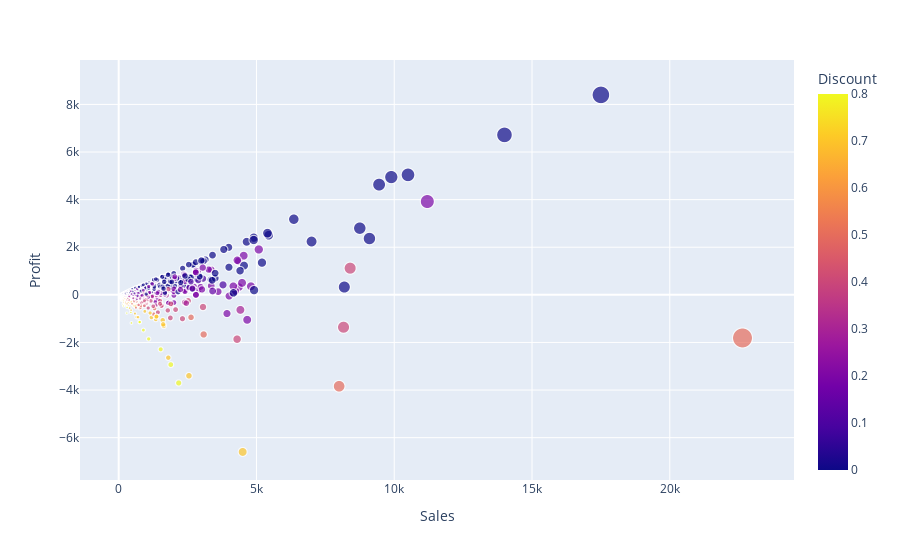

Notebook code for this chart:
### Code cell
fig = px.scatter(data, x=data.Sales, y="Profit", color="Discount",
                 size='Sales', hover_data=['Sales'])
fig.show()

### Figure 1 — Plotly figure (JSON) as saved in the notebook; plotly's stock layout.template omitted (floating-point values rounded to 4 significant figures; data arrays with more than 128 entries replaced by an {"elided": "..."} marker saying what was removed)
{"data": [{"hovertemplate": "Sales=%{marker.size}<br>Profit=%{y}<br>Discount=%{marker.color}<extra></extra>", "legendgroup": "", "marker": {"color": {"elided": "9994 float values"}, "coloraxis": "coloraxis", "size": {"elided": "9994 float values"}, "sizemode": "area", "sizeref": 56.6, "symbol": "circle"}, "mode": "markers", "name": "", "showlegend": false, "type": "scattergl", "x": {"elided": "9994 float values"}, "xaxis": "x", "y": {"elided": "9994 float values"}, "yaxis": "y"}], "layout": {"coloraxis": {"colorbar": {"title": {"text": "Discount"}}, "colorscale": [[0, "#0d0887"], [0.1111, "#46039f"], [0.2222, "#7201a8"], [0.3333, "#9c179e"], [0.4444, "#bd3786"], [0.5556, "#d8576b"], [0.6667, "#ed7953"], [0.7778, "#fb9f3a"], [0.8889, "#fdca26"], [1, "#f0f921"]]}, "legend": {"itemsizing": "constant", "tracegroupgap": 0}, "margin": {"t": 60}, "xaxis": {"anchor": "y", "domain": [0, 1], "title": {"text": "Sales"}}, "yaxis": {"anchor": "x", "domain": [0, 1], "title": {"text": "Profit"}}}}
